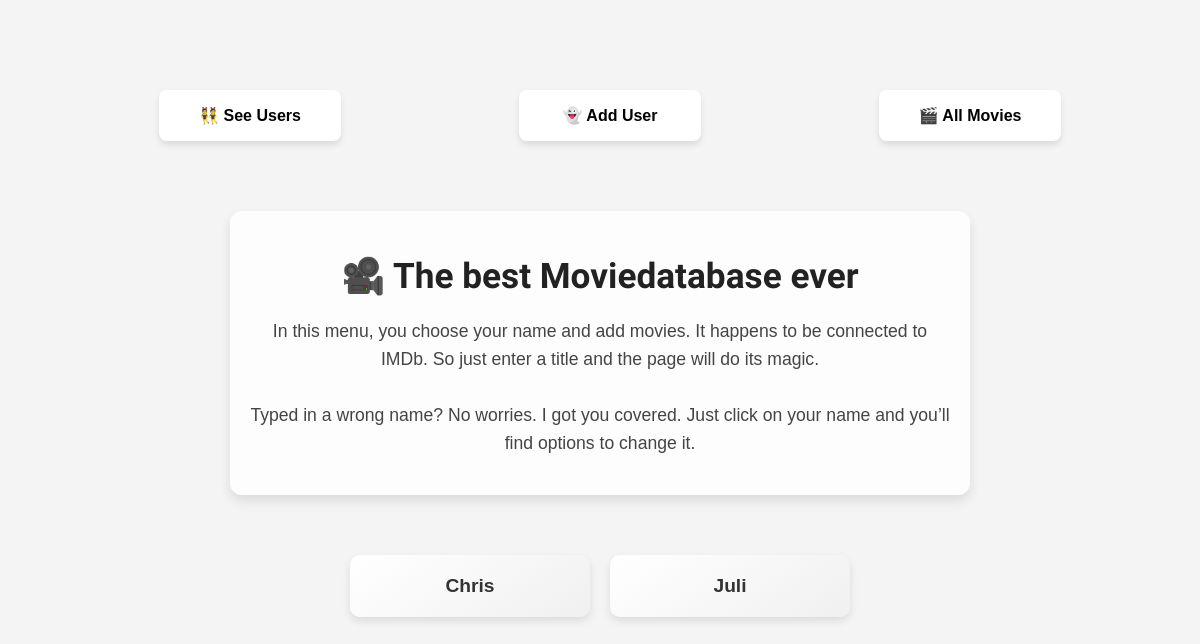
/users, run on an earlier commit of the app's database.
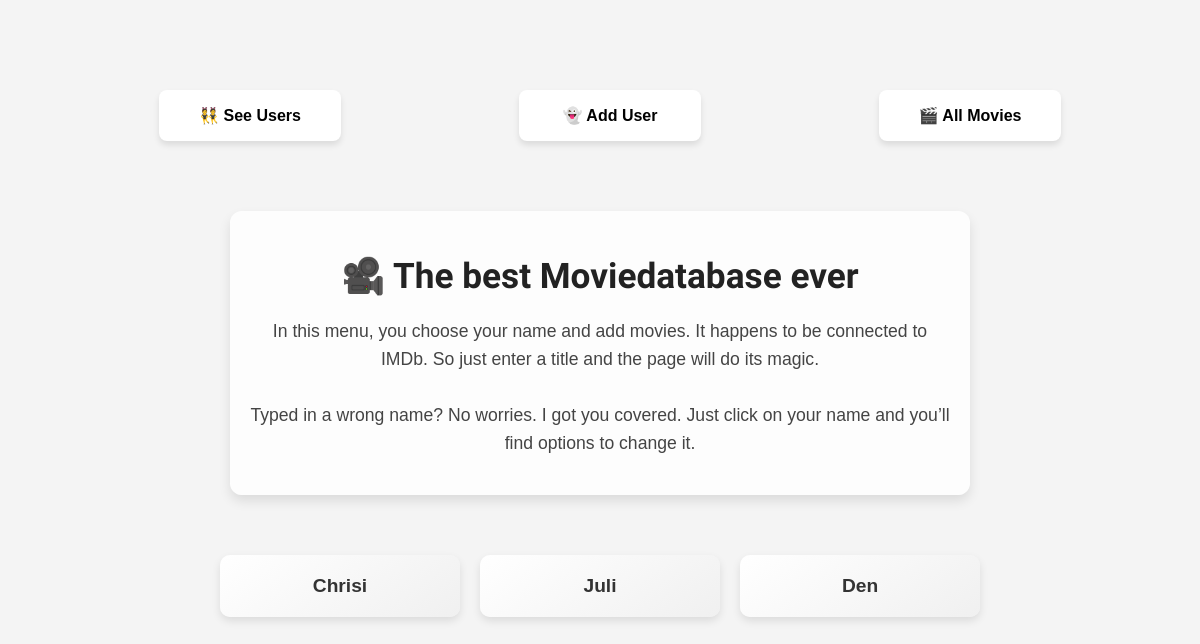
And on a later commit of the database.
### models.py (models this page shows, shortened)
class User(db.Model):
    __tablename__ = 'users'
    user_id = db.Column(db.Integer, primary_key=True)
    user_name = db.Column(db.String)
    movies = db.relationship('Movie', backref='user', cascade='all, delete', lazy=True)

### app.py (the view)
@app.route('/users')
def list_users():
    users = data_manager.get_all_users()
    return render_template('users.html', users=users)

### datamanager.py (called while the page is built)
    def get_all_users(self):
        return User.query.all()

### templates/users.html (shortened to what this page needs)
{% extends "base.html" %}
{% block content %}
<div class="intro">
    <h1>🎥 The best Moviedatabase ever</h1>
    <p>
        In this menu, you choose your name and add movies. It happens to be connected to IMDb.
        So just enter a title and the page will do its magic. <br><br>
        Typed in a wrong name? No worries. I got you covered. Just click on your name and you’ll find options to change it.
    </p>
</div>
<div class="user-list">
    {% for user in users %}
        <div class="user-card">
            <a href="{{ url_for('list_user_movies', user_id=user.user_id) }}">{{ user.user_name }}</a>
        </div>
    {% else %}
        <p>No users found.</p>
    {% endfor %}
</div>
{% endblock %}

What changed in the data, as far as the page shows it:
changed User: user_name "Chris" → "Chrisi"
added User: user_name "Den"
